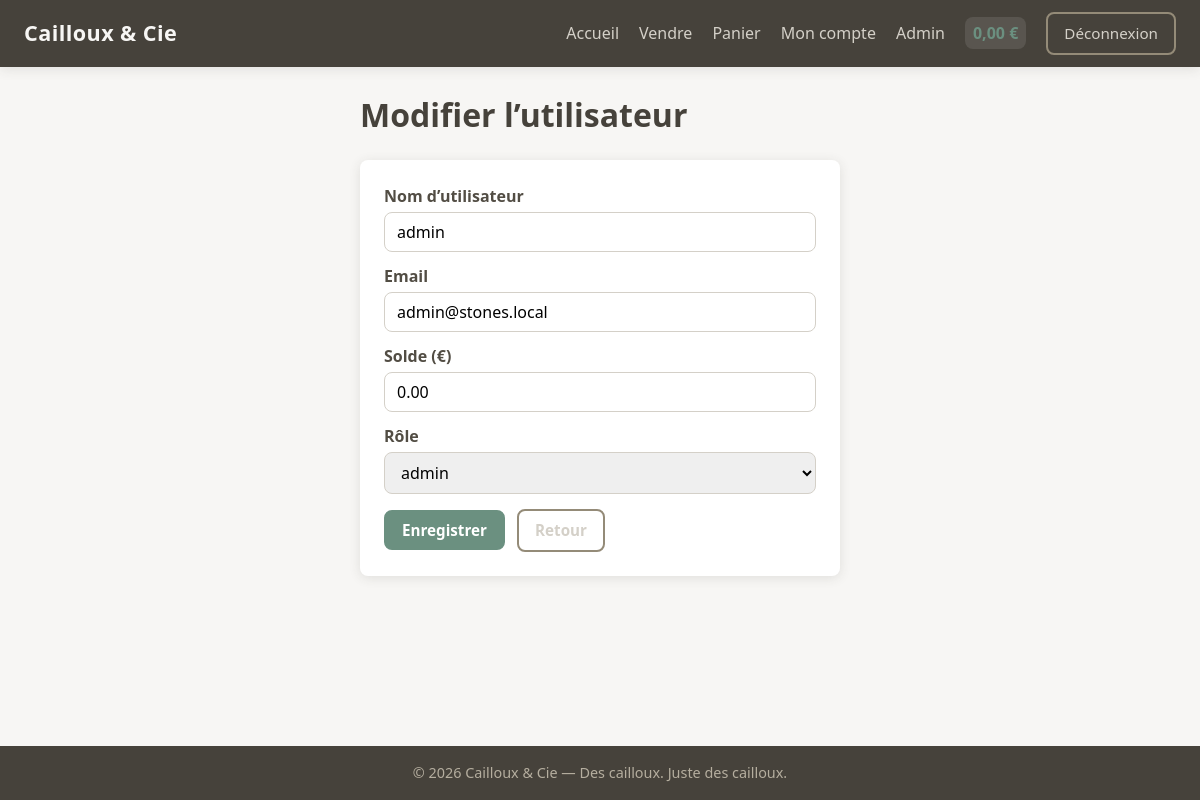
/admin/edit_user.php?id=1 (signed in), run on the app's committed database.
### tables this page shows
CREATE TABLE IF NOT EXISTS `user` (
  `id` INT UNSIGNED NOT NULL AUTO_INCREMENT,
  `username` VARCHAR(80) NOT NULL,
  `password` VARCHAR(255) NOT NULL,
  `email` VARCHAR(255) NOT NULL,
  `balance` DECIMAL(10,2) NOT NULL DEFAULT 0.00,
  `profile_photo` VARCHAR(255) DEFAULT NULL,
  `role` ENUM('user', 'admin') NOT NULL DEFAULT 'user',
  `created_at` DATETIME NOT NULL DEFAULT CURRENT_TIMESTAMP,
  PRIMARY KEY (`id`),
  UNIQUE KEY `username` (`username`),
  UNIQUE KEY `email` (`email`)
);

### config/auth.php (called while the page is built, shortened)
<?php
function current_user() {
    global $mysqli;
    $id = (int) $_SESSION['user_id'];
    $stmt = $mysqli->prepare("SELECT id, username, email, balance, profile_photo, role FROM user WHERE id = ?");
    $stmt->bind_param('i', $id);
    $stmt->execute();
    $r = $stmt->get_result()->fetch_assoc();
    return $r ?: null;
}
function is_admin() {
    $u = current_user();
    return $u && ($u['role'] ?? '') === 'admin';
}

### admin/edit_user.php (the view, shortened to what this page needs)
<?php
require_once __DIR__ . '/../includes/header.php';
?>
<div class="form-page">
    <h1>Modifier l’utilisateur</h1>
    <form method="post" action="<?= BASE ?>/admin/edit_user.php" class="form-card">
        <label>Nom d’utilisateur</label>
        <input type="text" name="username" required value="<?= htmlspecialchars($user['username']) ?>">
        <label>Email</label>
        <input type="email" name="email" required value="<?= htmlspecialchars($user['email']) ?>">
        <label>Solde (€)</label>
        <input type="text" name="balance" value="<?= htmlspecialchars($user['balance']) ?>">
        <label>Rôle</label>
        <select name="role">
            <option value="admin" <?= $user['role'] === 'admin' ? 'selected' : '' ?>>admin</option>
        </select>
        <button type="submit" class="btn btn-primary">Enregistrer</button>
        <a href="<?= BASE ?>/admin/" class="btn btn-outline">Retour</a>
    </form>
</div>
<?php require_once __DIR__ . '/../includes/footer.php'; ?>

### includes/header.php (shortened to what this page needs)
<?php
$current_page = basename($_SERVER['PHP_SELF'], '.php');
$user = current_user();
?>
<!DOCTYPE html>
<html lang="fr">
<head>
    <link rel="stylesheet" href="<?= BASE ?>/assets/css/style.css">
</head>
<body>
<header class="site-header">
    <div class="header-inner">
        <a href="<?= BASE ?>/index.php" class="logo"><?= SITE_NAME ?></a>
        <nav class="nav-main">
            <a href="<?= BASE ?>/index.php" class="<?= $current_page === 'index' ? 'active' : '' ?>">Accueil</a>
            <?php if ($user): ?>
                <a href="<?= BASE ?>/sell.php" class="<?= $current_page === 'sell' ? 'active' : '' ?>">Vendre</a>
                <a href="<?= BASE ?>/cart.php" class="<?= $current_page === 'cart' ? 'active' : '' ?>">Panier</a>
                <a href="<?= BASE ?>/account.php" class="<?= $current_page === 'account' ? 'active' : '' ?>">Mon compte</a>
                <?php if (is_admin()): ?>
                    <a href="<?= BASE ?>/admin/">Admin</a>
                <?php endif; ?>
                <span class="user-balance"><?= number_format($user['balance'], 2, ',', ' ') ?> €</span>
                <a href="<?= BASE ?>/logout.php" class="btn btn-outline">Déconnexion</a>
            <?php else: ?>
                <a href="<?= BASE ?>/login.php" class="<?= $current_page === 'login' ? 'active' : '' ?>">Connexion</a>
                <a href="<?= BASE ?>/register.php" class="<?= $current_page === 'register' ? 'active' : '' ?>">Inscription</a>
            <?php endif; ?>
        </nav>
    </div>
</header>
<main class="main-content">

### assets/css/style.css (style rules this page uses)
:root { --stone-50: #f7f6f4; --stone-100: #e8e6e1; --stone-200: #d4d0c8; --stone-300: #b5ae9f; --stone-400: #948b78; --stone-500: #7a7162; --stone-600: #635d52; --stone-700: #524d44; --stone-800: #46423b; --stone-900: #3d3a35; --accent: #6b9080; --accent-hover: #5a7a6d; --danger: #c25b56; --success: #5a7a6d; --radius: 8px; --shadow: 0 2px 12px rgba(61, 58, 53, 0.12); --font: 'Segoe UI', system-ui, -apple-system, sans-serif; }
* { box-sizing: border-box; }
body { margin: 0; font-family: var(--font); background: var(--stone-50); color: var(--stone-900); line-height: 1.5; min-height: 100vh; display: flex; flex-direction: column; }
.main-content { flex: 1; max-width: 1200px; margin: 0 auto; padding: 1.5rem; width: 100%; }
.site-header { background: var(--stone-800); color: var(--stone-100); box-shadow: var(--shadow); }
.header-inner { max-width: 1200px; margin: 0 auto; padding: 0.75rem 1.5rem; display: flex; align-items: center; justify-content: space-between; flex-wrap: wrap; gap: 1rem; }
.logo { font-size: 1.35rem; font-weight: 700; color: var(--stone-50); text-decoration: none; letter-spacing: 0.02em; }
.nav-main { display: flex; align-items: center; gap: 1.25rem; flex-wrap: wrap; }
.nav-main a { color: var(--stone-200); text-decoration: none; font-weight: 500; }
.user-balance { font-weight: 600; color: var(--accent); padding: 0.25rem 0.5rem; background: rgba(255,255,255,0.1); border-radius: var(--radius); }
.btn { display: inline-block; padding: 0.5rem 1rem; border-radius: var(--radius); font-weight: 600; text-decoration: none; border: 2px solid transparent; cursor: pointer; font-size: 0.95rem; font-family: inherit; }
.btn-primary { background: var(--accent); color: white; border-color: var(--accent); }
.btn-outline { background: transparent; color: var(--stone-200); border-color: var(--stone-400); }
.form-page { max-width: 480px; margin: 0 auto; }
.form-page h1 { margin-top: 0; color: var(--stone-800); }
.form-card { background: white; padding: 1.5rem; border-radius: var(--radius); box-shadow: var(--shadow); margin-bottom: 1rem; }
.form-card label { display: block; margin-top: 0.75rem; margin-bottom: 0.25rem; font-weight: 600; color: var(--stone-700); }
.form-card label:first-of-type { margin-top: 0; }
.form-card input[type="text"], .form-card input[type="email"], .form-card input[type="password"], .form-card input[type="url"], .form-card input[type="number"], .form-card textarea, .form-card select { width: 100%; padding: 0.5rem 0.75rem; border: 1px solid var(--stone-200); border-radius: var(--radius); font-size: 1rem; font-family: inherit; }
.form-card button[type="submit"], .form-actions .btn { margin-top: 1rem; margin-right: 0.5rem; }

### data on the page
user: balance "0,00", username "admin", email "admin@stones.local", balance "0.00", role "admin"

### other printed values
SITE_NAME "Cailloux & Cie"
